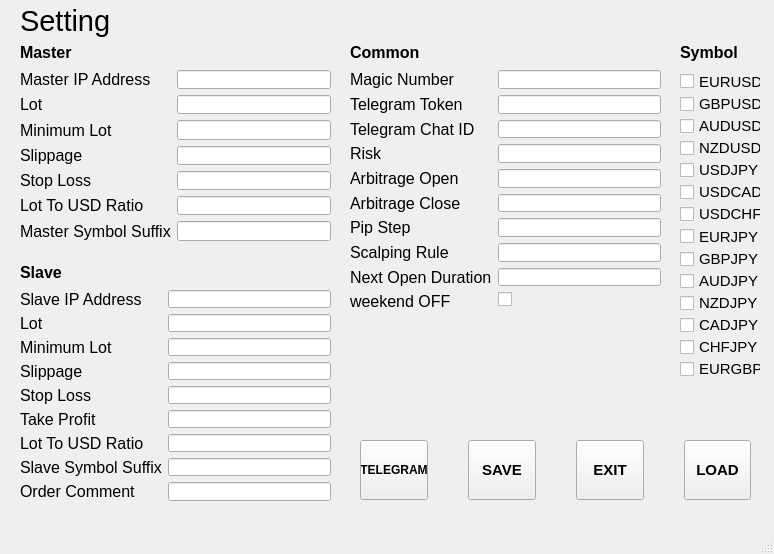
<?xml version="1.0" encoding="UTF-8"?>
<ui version="4.0">
 <class>SettingWindow</class>
 <widget class="QMainWindow" name="SettingWindow">
  <property name="geometry">
   <rect>
    <x>0</x>
    <y>0</y>
    <width>774</width>
    <height>554</height>
   </rect>
  </property>
  <property name="windowTitle">
   <string>Ipin Pro Setting</string>
  </property>
  <widget class="QWidget" name="centralwidget">
   <widget class="QLabel" name="label">
    <property name="geometry">
     <rect>
      <x>20</x>
      <y>0</y>
      <width>141</width>
      <height>41</height>
     </rect>
    </property>
    <property name="font">
     <font>
      <pointsize>22</pointsize>
     </font>
    </property>
    <property name="text">
     <string>Setting</string>
    </property>
   </widget>
   <widget class="QWidget" name="verticalLayoutWidget">
    <property name="geometry">
     <rect>
      <x>680</x>
      <y>70</y>
      <width>81</width>
      <height>310</height>
     </rect>
    </property>
    <layout class="QVBoxLayout" name="verticalLayout">
     <property name="spacing">
      <number>0</number>
     </property>
     <item>
      <widget class="QCheckBox" name="cbEurUsd">
       <property name="font">
        <font>
         <pointsize>11</pointsize>
        </font>
       </property>
       <property name="text">
        <string>EURUSD</string>
       </property>
      </widget>
     </item>
     <item>
      <widget class="QCheckBox" name="cbGbpUsd">
       <property name="font">
        <font>
         <pointsize>11</pointsize>
        </font>
       </property>
       <property name="text">
        <string>GBPUSD</string>
       </property>
      </widget>
     </item>
     <item>
      <widget class="QCheckBox" name="cbAudUsd">
       <property name="font">
        <font>
         <pointsize>11</pointsize>
        </font>
       </property>
       <property name="text">
        <string>AUDUSD</string>
       </property>
      </widget>
     </item>
     <item>
      <widget class="QCheckBox" name="cbNzdUsd">
       <property name="font">
        <font>
         <pointsize>11</pointsize>
        </font>
       </property>
       <property name="text">
        <string>NZDUSD</string>
       </property>
      </widget>
     </item>
     <item>
      <widget class="QCheckBox" name="cbUsdJpy">
       <property name="font">
        <font>
         <pointsize>11</pointsize>
        </font>
       </property>
       <property name="text">
        <string>USDJPY</string>
       </property>
      </widget>
     </item>
     <item>
      <widget class="QCheckBox" name="cbUsdCad">
       <property name="font">
        <font>
         <pointsize>11</pointsize>
        </font>
       </property>
       <property name="text">
        <string>USDCAD</string>
       </property>
      </widget>
     </item>
     <item>
      <widget class="QCheckBox" name="cbUsdChf">
       <property name="font">
        <font>
         <pointsize>11</pointsize>
        </font>
       </property>
       <property name="text">
        <string>USDCHF</string>
       </property>
      </widget>
     </item>
     <item>
      <widget class="QCheckBox" name="cbEurJpy">
       <property name="font">
        <font>
         <pointsize>11</pointsize>
        </font>
       </property>
       <property name="text">
        <string>EURJPY</string>
       </property>
      </widget>
     </item>
     <item>
      <widget class="QCheckBox" name="cbGbpJpy">
       <property name="font">
        <font>
         <pointsize>11</pointsize>
        </font>
       </property>
       <property name="text">
        <string>GBPJPY</string>
       </property>
      </widget>
     </item>
     <item>
      <widget class="QCheckBox" name="cbAudJpy">
       <property name="font">
        <font>
         <pointsize>11</pointsize>
        </font>
       </property>
       <property name="text">
        <string>AUDJPY</string>
       </property>
      </widget>
     </item>
     <item>
      <widget class="QCheckBox" name="cbNzdJpy">
       <property name="font">
        <font>
         <pointsize>11</pointsize>
        </font>
       </property>
       <property name="text">
        <string>NZDJPY</string>
       </property>
      </widget>
     </item>
     <item>
      <widget class="QCheckBox" name="cbCadJpy">
       <property name="font">
        <font>
         <pointsize>11</pointsize>
        </font>
       </property>
       <property name="text">
        <string>CADJPY</string>
       </property>
      </widget>
     </item>
     <item>
      <widget class="QCheckBox" name="cbChfJpy">
       <property name="font">
        <font>
         <pointsize>11</pointsize>
        </font>
       </property>
       <property name="text">
        <string>CHFJPY</string>
       </property>
      </widget>
     </item>
     <item>
      <widget class="QCheckBox" name="cbEurGbp">
       <property name="font">
        <font>
         <pointsize>11</pointsize>
        </font>
       </property>
       <property name="text">
        <string>EURGBP</string>
       </property>
      </widget>
     </item>
    </layout>
   </widget>
   <widget class="QWidget" name="formLayoutWidget">
    <property name="geometry">
     <rect>
      <x>20</x>
      <y>70</y>
      <width>311</width>
      <height>171</height>
     </rect>
    </property>
    <layout class="QFormLayout" name="formLayout">
     <item row="0" column="0">
      <widget class="QLabel" name="label_2">
       <property name="font">
        <font>
         <pointsize>12</pointsize>
        </font>
       </property>
       <property name="text">
        <string>Master IP Address</string>
       </property>
      </widget>
     </item>
     <item row="0" column="1">
      <widget class="QLineEdit" name="master_ip">
       <property name="font">
        <font>
         <pointsize>11</pointsize>
        </font>
       </property>
       <property name="text">
        <string/>
       </property>
      </widget>
     </item>
     <item row="1" column="0">
      <widget class="QLabel" name="label_9">
       <property name="font">
        <font>
         <pointsize>12</pointsize>
        </font>
       </property>
       <property name="text">
        <string>Lot</string>
       </property>
      </widget>
     </item>
     <item row="1" column="1">
      <widget class="QLineEdit" name="master_lot">
       <property name="font">
        <font>
         <pointsize>11</pointsize>
        </font>
       </property>
       <property name="text">
        <string/>
       </property>
      </widget>
     </item>
     <item row="2" column="0">
      <widget class="QLabel" name="label_10">
       <property name="font">
        <font>
         <pointsize>12</pointsize>
        </font>
       </property>
       <property name="text">
        <string>Minimum Lot</string>
       </property>
      </widget>
     </item>
     <item row="2" column="1">
      <widget class="QLineEdit" name="master_min_lot">
       <property name="font">
        <font>
         <pointsize>11</pointsize>
        </font>
       </property>
      </widget>
     </item>
     <item row="3" column="0">
      <widget class="QLabel" name="label_6">
       <property name="font">
        <font>
         <pointsize>12</pointsize>
        </font>
       </property>
       <property name="text">
        <string>Slippage</string>
       </property>
      </widget>
     </item>
     <item row="3" column="1">
      <widget class="QLineEdit" name="master_slip">
       <property name="font">
        <font>
         <pointsize>11</pointsize>
        </font>
       </property>
      </widget>
     </item>
     <item row="4" column="0">
      <widget class="QLabel" name="label_13">
       <property name="font">
        <font>
         <pointsize>12</pointsize>
        </font>
       </property>
       <property name="text">
        <string>Stop Loss</string>
       </property>
      </widget>
     </item>
     <item row="4" column="1">
      <widget class="QLineEdit" name="master_stopLoss">
       <property name="font">
        <font>
         <pointsize>11</pointsize>
        </font>
       </property>
       <property name="text">
        <string/>
       </property>
      </widget>
     </item>
     <item row="5" column="0">
      <widget class="QLabel" name="label_11">
       <property name="font">
        <font>
         <pointsize>12</pointsize>
        </font>
       </property>
       <property name="text">
        <string>Lot To USD Ratio</string>
       </property>
      </widget>
     </item>
     <item row="5" column="1">
      <widget class="QLineEdit" name="master_lot2usd">
       <property name="font">
        <font>
         <pointsize>11</pointsize>
        </font>
       </property>
      </widget>
     </item>
     <item row="6" column="0">
      <widget class="QLabel" name="label_14">
       <property name="font">
        <font>
         <pointsize>12</pointsize>
        </font>
       </property>
       <property name="text">
        <string>Master Symbol Suffix</string>
       </property>
      </widget>
     </item>
     <item row="6" column="1">
      <widget class="QLineEdit" name="master_suffix">
       <property name="font">
        <font>
         <pointsize>11</pointsize>
        </font>
       </property>
      </widget>
     </item>
    </layout>
   </widget>
   <widget class="QLabel" name="label_5">
    <property name="geometry">
     <rect>
      <x>680</x>
      <y>40</y>
      <width>119</width>
      <height>24</height>
     </rect>
    </property>
    <property name="font">
     <font>
      <pointsize>12</pointsize>
      <weight>75</weight>
      <bold>true</bold>
     </font>
    </property>
    <property name="text">
     <string>Symbol</string>
    </property>
   </widget>
   <widget class="QWidget" name="formLayoutWidget_2">
    <property name="geometry">
     <rect>
      <x>20</x>
      <y>290</y>
      <width>311</width>
      <height>211</height>
     </rect>
    </property>
    <layout class="QFormLayout" name="formLayout_2">
     <item row="0" column="0">
      <widget class="QLabel" name="label_8">
       <property name="font">
        <font>
         <pointsize>12</pointsize>
        </font>
       </property>
       <property name="text">
        <string>Slave IP Address</string>
       </property>
      </widget>
     </item>
     <item row="0" column="1">
      <widget class="QLineEdit" name="slave_ip">
       <property name="font">
        <font>
         <pointsize>11</pointsize>
        </font>
       </property>
       <property name="text">
        <string/>
       </property>
      </widget>
     </item>
     <item row="1" column="0">
      <widget class="QLabel" name="label_22">
       <property name="font">
        <font>
         <pointsize>12</pointsize>
        </font>
       </property>
       <property name="text">
        <string>Lot</string>
       </property>
      </widget>
     </item>
     <item row="1" column="1">
      <widget class="QLineEdit" name="slave_lot">
       <property name="font">
        <font>
         <pointsize>11</pointsize>
        </font>
       </property>
      </widget>
     </item>
     <item row="2" column="0">
      <widget class="QLabel" name="label_24">
       <property name="font">
        <font>
         <pointsize>12</pointsize>
        </font>
       </property>
       <property name="text">
        <string>Minimum Lot</string>
       </property>
      </widget>
     </item>
     <item row="2" column="1">
      <widget class="QLineEdit" name="slave_min_lot">
       <property name="font">
        <font>
         <pointsize>11</pointsize>
        </font>
       </property>
      </widget>
     </item>
     <item row="3" column="0">
      <widget class="QLabel" name="label_23">
       <property name="font">
        <font>
         <pointsize>12</pointsize>
        </font>
       </property>
       <property name="text">
        <string>Slippage</string>
       </property>
      </widget>
     </item>
     <item row="3" column="1">
      <widget class="QLineEdit" name="slave_slip">
       <property name="font">
        <font>
         <pointsize>11</pointsize>
        </font>
       </property>
      </widget>
     </item>
     <item row="4" column="0">
      <widget class="QLabel" name="label_26">
       <property name="font">
        <font>
         <pointsize>12</pointsize>
        </font>
       </property>
       <property name="text">
        <string>Stop Loss</string>
       </property>
      </widget>
     </item>
     <item row="4" column="1">
      <widget class="QLineEdit" name="slave_stoploss">
       <property name="font">
        <font>
         <pointsize>11</pointsize>
        </font>
       </property>
      </widget>
     </item>
     <item row="6" column="0">
      <widget class="QLabel" name="label_25">
       <property name="font">
        <font>
         <pointsize>12</pointsize>
        </font>
       </property>
       <property name="text">
        <string>Lot To USD Ratio</string>
       </property>
      </widget>
     </item>
     <item row="6" column="1">
      <widget class="QLineEdit" name="slave_lot2usd">
       <property name="font">
        <font>
         <pointsize>11</pointsize>
        </font>
       </property>
      </widget>
     </item>
     <item row="7" column="0">
      <widget class="QLabel" name="label_28">
       <property name="font">
        <font>
         <pointsize>12</pointsize>
        </font>
       </property>
       <property name="text">
        <string>Slave Symbol Suffix</string>
       </property>
      </widget>
     </item>
     <item row="7" column="1">
      <widget class="QLineEdit" name="slave_suffix">
       <property name="font">
        <font>
         <pointsize>11</pointsize>
        </font>
       </property>
      </widget>
     </item>
     <item row="5" column="0">
      <widget class="QLabel" name="takeProfitLabel">
       <property name="font">
        <font>
         <pointsize>12</pointsize>
        </font>
       </property>
       <property name="text">
        <string>Take Profit</string>
       </property>
      </widget>
     </item>
     <item row="5" column="1">
      <widget class="QLineEdit" name="slave_takeprofit">
       <property name="font">
        <font>
         <pointsize>11</pointsize>
        </font>
       </property>
      </widget>
     </item>
     <item row="8" column="0">
      <widget class="QLabel" name="orderCommentLabel">
       <property name="font">
        <font>
         <pointsize>12</pointsize>
        </font>
       </property>
       <property name="text">
        <string>Order Comment</string>
       </property>
      </widget>
     </item>
     <item row="8" column="1">
      <widget class="QLineEdit" name="slave_comment">
       <property name="font">
        <font>
         <pointsize>11</pointsize>
        </font>
       </property>
      </widget>
     </item>
    </layout>
   </widget>
   <widget class="QLabel" name="label_29">
    <property name="geometry">
     <rect>
      <x>20</x>
      <y>40</y>
      <width>119</width>
      <height>24</height>
     </rect>
    </property>
    <property name="font">
     <font>
      <pointsize>12</pointsize>
      <weight>75</weight>
      <bold>true</bold>
     </font>
    </property>
    <property name="text">
     <string>Master</string>
    </property>
   </widget>
   <widget class="QLabel" name="label_30">
    <property name="geometry">
     <rect>
      <x>20</x>
      <y>260</y>
      <width>119</width>
      <height>24</height>
     </rect>
    </property>
    <property name="font">
     <font>
      <pointsize>12</pointsize>
      <weight>75</weight>
      <bold>true</bold>
     </font>
    </property>
    <property name="text">
     <string>Slave</string>
    </property>
   </widget>
   <widget class="QLabel" name="label_31">
    <property name="geometry">
     <rect>
      <x>350</x>
      <y>40</y>
      <width>119</width>
      <height>24</height>
     </rect>
    </property>
    <property name="font">
     <font>
      <pointsize>12</pointsize>
      <weight>75</weight>
      <bold>true</bold>
     </font>
    </property>
    <property name="text">
     <string>Common</string>
    </property>
   </widget>
   <widget class="QWidget" name="formLayoutWidget_3">
    <property name="geometry">
     <rect>
      <x>350</x>
      <y>70</y>
      <width>311</width>
      <height>241</height>
     </rect>
    </property>
    <layout class="QFormLayout" name="formLayout_3">
     <item row="0" column="0">
      <widget class="QLabel" name="label_33">
       <property name="font">
        <font>
         <pointsize>12</pointsize>
        </font>
       </property>
       <property name="text">
        <string>Magic Number</string>
       </property>
      </widget>
     </item>
     <item row="0" column="1">
      <widget class="QLineEdit" name="magic_number">
       <property name="font">
        <font>
         <pointsize>11</pointsize>
        </font>
       </property>
       <property name="text">
        <string/>
       </property>
      </widget>
     </item>
     <item row="1" column="0">
      <widget class="QLabel" name="label_35">
       <property name="font">
        <font>
         <pointsize>12</pointsize>
        </font>
       </property>
       <property name="text">
        <string>Telegram Token   </string>
       </property>
      </widget>
     </item>
     <item row="1" column="1">
      <widget class="QLineEdit" name="token">
       <property name="font">
        <font>
         <pointsize>11</pointsize>
        </font>
       </property>
      </widget>
     </item>
     <item row="2" column="0">
      <widget class="QLabel" name="label_36">
       <property name="font">
        <font>
         <pointsize>12</pointsize>
        </font>
       </property>
       <property name="text">
        <string>Telegram Chat ID</string>
       </property>
      </widget>
     </item>
     <item row="2" column="1">
      <widget class="QLineEdit" name="chat_id">
       <property name="font">
        <font>
         <pointsize>11</pointsize>
        </font>
       </property>
      </widget>
     </item>
     <item row="3" column="0">
      <widget class="QLabel" name="label_34">
       <property name="font">
        <font>
         <pointsize>12</pointsize>
        </font>
       </property>
       <property name="text">
        <string>Risk                    </string>
       </property>
      </widget>
     </item>
     <item row="3" column="1">
      <widget class="QLineEdit" name="risk">
       <property name="font">
        <font>
         <pointsize>11</pointsize>
        </font>
       </property>
      </widget>
     </item>
     <item row="4" column="0">
      <widget class="QLabel" name="label_37">
       <property name="font">
        <font>
         <pointsize>12</pointsize>
        </font>
       </property>
       <property name="text">
        <string>Arbitrage Open</string>
       </property>
      </widget>
     </item>
     <item row="4" column="1">
      <widget class="QLineEdit" name="arb_open">
       <property name="font">
        <font>
         <pointsize>11</pointsize>
        </font>
       </property>
      </widget>
     </item>
     <item row="5" column="0">
      <widget class="QLabel" name="label_38">
       <property name="font">
        <font>
         <pointsize>12</pointsize>
        </font>
       </property>
       <property name="text">
        <string>Arbitrage Close</string>
       </property>
      </widget>
     </item>
     <item row="5" column="1">
      <widget class="QLineEdit" name="arb_close">
       <property name="font">
        <font>
         <pointsize>11</pointsize>
        </font>
       </property>
      </widget>
     </item>
     <item row="6" column="0">
      <widget class="QLabel" name="label_39">
       <property name="font">
        <font>
         <pointsize>12</pointsize>
        </font>
       </property>
       <property name="text">
        <string>Pip Step</string>
       </property>
      </widget>
     </item>
     <item row="6" column="1">
      <widget class="QLineEdit" name="pip_step">
       <property name="font">
        <font>
         <pointsize>11</pointsize>
        </font>
       </property>
      </widget>
     </item>
     <item row="7" column="0">
      <widget class="QLabel" name="label_40">
       <property name="font">
        <font>
         <pointsize>12</pointsize>
        </font>
       </property>
       <property name="text">
        <string>Scalping Rule</string>
       </property>
      </widget>
     </item>
     <item row="7" column="1">
      <widget class="QLineEdit" name="scalping_rule">
       <property name="font">
        <font>
         <pointsize>11</pointsize>
        </font>
       </property>
      </widget>
     </item>
     <item row="8" column="0">
      <widget class="QLabel" name="label_41">
       <property name="font">
        <font>
         <pointsize>12</pointsize>
        </font>
       </property>
       <property name="text">
        <string>Next Open Duration</string>
       </property>
      </widget>
     </item>
     <item row="8" column="1">
      <widget class="QLineEdit" name="next_open_duration">
       <property name="font">
        <font>
         <pointsize>11</pointsize>
        </font>
       </property>
      </widget>
     </item>
     <item row="9" column="0">
      <widget class="QLabel" name="WeekendOff">
       <property name="font">
        <font>
         <pointsize>12</pointsize>
        </font>
       </property>
       <property name="text">
        <string>weekend OFF</string>
       </property>
      </widget>
     </item>
     <item row="9" column="1">
      <widget class="QCheckBox" name="weekendOFFCheckBox"/>
     </item>
    </layout>
   </widget>
   <widget class="QWidget" name="horizontalLayoutWidget">
    <property name="geometry">
     <rect>
      <x>350</x>
      <y>430</y>
      <width>411</width>
      <height>81</height>
     </rect>
    </property>
    <layout class="QHBoxLayout" name="horizontalLayout_2">
     <property name="spacing">
      <number>40</number>
     </property>
     <property name="leftMargin">
      <number>10</number>
     </property>
     <property name="topMargin">
      <number>10</number>
     </property>
     <property name="rightMargin">
      <number>10</number>
     </property>
     <property name="bottomMargin">
      <number>10</number>
     </property>
     <item>
      <widget class="QPushButton" name="pbSendTeleg">
       <property name="minimumSize">
        <size>
         <width>0</width>
         <height>60</height>
        </size>
       </property>
       <property name="maximumSize">
        <size>
         <width>16777215</width>
         <height>60</height>
        </size>
       </property>
       <property name="font">
        <font>
         <pointsize>9</pointsize>
         <weight>75</weight>
         <bold>true</bold>
        </font>
       </property>
       <property name="text">
        <string>TELEGRAM</string>
       </property>
      </widget>
     </item>
     <item>
      <widget class="QPushButton" name="pbSave">
       <property name="minimumSize">
        <size>
         <width>0</width>
         <height>60</height>
        </size>
       </property>
       <property name="maximumSize">
        <size>
         <width>16777215</width>
         <height>60</height>
        </size>
       </property>
       <property name="font">
        <font>
         <pointsize>11</pointsize>
         <weight>75</weight>
         <bold>true</bold>
        </font>
       </property>
       <property name="text">
        <string>SAVE</string>
       </property>
      </widget>
     </item>
     <item>
      <widget class="QPushButton" name="pbExit">
       <property name="minimumSize">
        <size>
         <width>0</width>
         <height>60</height>
        </size>
       </property>
       <property name="maximumSize">
        <size>
         <width>16777215</width>
         <height>60</height>
        </size>
       </property>
       <property name="font">
        <font>
         <pointsize>11</pointsize>
         <weight>75</weight>
         <bold>true</bold>
        </font>
       </property>
       <property name="text">
        <string>EXIT</string>
       </property>
      </widget>
     </item>
     <item>
      <widget class="QPushButton" name="pbLoad">
       <property name="minimumSize">
        <size>
         <width>0</width>
         <height>60</height>
        </size>
       </property>
       <property name="maximumSize">
        <size>
         <width>16777215</width>
         <height>60</height>
        </size>
       </property>
       <property name="font">
        <font>
         <pointsize>11</pointsize>
         <weight>75</weight>
         <bold>true</bold>
        </font>
       </property>
       <property name="text">
        <string>LOAD</string>
       </property>
      </widget>
     </item>
    </layout>
   </widget>
  </widget>
  <widget class="QMenuBar" name="menubar">
   <property name="geometry">
    <rect>
     <x>0</x>
     <y>0</y>
     <width>774</width>
     <height>18</height>
    </rect>
   </property>
  </widget>
  <widget class="QStatusBar" name="statusbar"/>
 </widget>
 <resources/>
 <connections/>
</ui>
